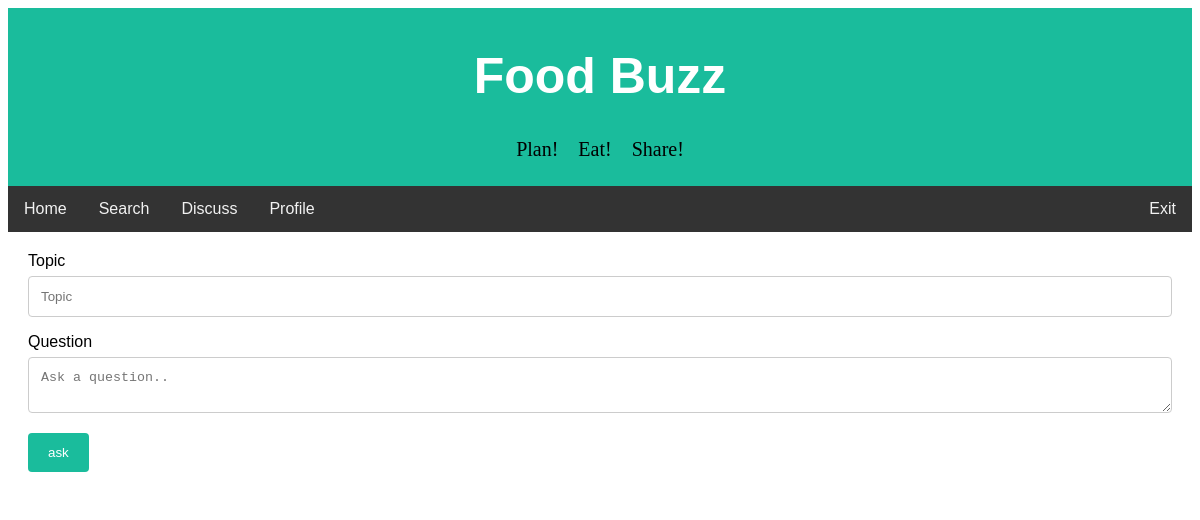
The page /foodbuzz/discuss.php (signed in) on the database as committed earlier.
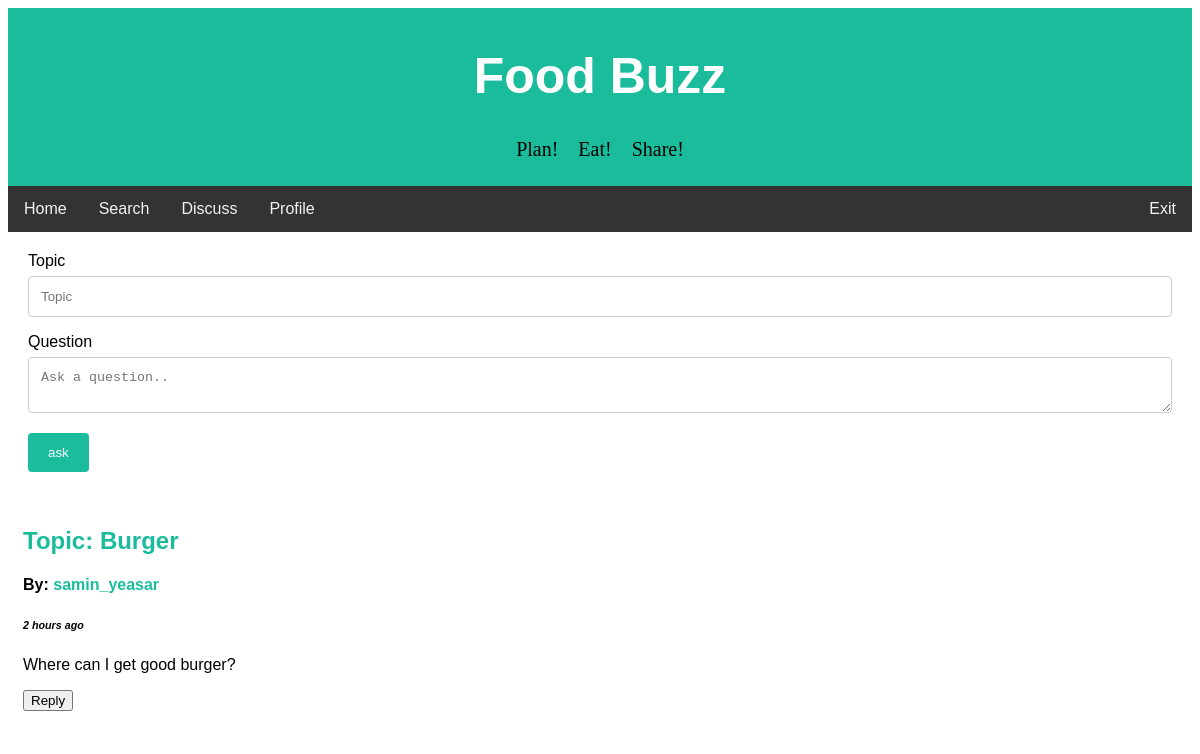
The same page on the database as committed later.
### tables this page shows
CREATE TABLE `discuss` (
  `d_id` int(100) NOT NULL,
  `d_topic` text NOT NULL,
  `d_text` text NOT NULL,
  `d_writer_id` int(11) NOT NULL,
  `d_time` datetime NOT NULL
);

CREATE TABLE `users` (
  `id` int(11) NOT NULL,
  `first_name` varchar(25) NOT NULL,
  `last_name` varchar(25) NOT NULL,
  `username` varchar(50) NOT NULL,
  `email` varchar(100) NOT NULL,
  `password` varchar(256) NOT NULL,
  `signup_date` date NOT NULL,
  `profile_pic` varchar(156) NOT NULL,
  `district` varchar(100) NOT NULL,
  `list_count` int(11) NOT NULL
);

### foodbuzz/handlers/discuss_handler.php (called while the page is built, shortened)
<?php
require 'config/config.php';
if(isset($_SESSION['username'])){
    $userLoggedIn = $_SESSION['username'];
    $user_details_query = mysqli_query($con, "SELECT * FROM users WHERE username='$userLoggedIn'");
    $user = mysqli_fetch_array($user_details_query);
}
else {
    header("Location: index.php");
}
?>

### foodbuzz/config/config.php (called while the page is built, shortened)
<?php
function yeasarTimeMessage($post_time) {
    $date_time_now = date("Y-m-d H:i:s");
    $start_date= new DateTime($post_time);
    $end_date = new DateTime($date_time_now);
    $interval = $start_date->diff($end_date);
    if($interval->y >= 1) {
        if($interval == 1)
            $time_message = $interval->y." year ago";
        else
            $time_message = $interval->y." years ago";
    }
    elseif($interval->h >= 1) {
        if($interval->h == 1) {
            $time_message = $interval->h." hour ago";
        }
        else {
            $time_message = $interval->h." hours ago";
        }
    }
    return $time_message;
}
?>

### foodbuzz/discuss.php (the view, shortened to what this page needs)
<?php
require 'handlers/discuss_handler.php';
?>
<!DOCTYPE html>
<html>
<head>
<link rel="stylesheet" href="https://cdnjs.cloudflare.com/ajax/libs/font-awesome/4.7.0/css/font-awesome.min.css">
<link rel="stylesheet" href="css/fullreview.css">
</head>
<body>
<div class="header">
  <h1>Food Buzz</h1>
  <pre style= "font-family:verdana; font-size: 20px;">Plan!    Eat!    Share!</pre>
</div>
<div class="topnav" id="navbar">
  <a href="home.php">Home</a>
  <a href="search.php">Search</a>
  <a href="discuss.php">Discuss</a>
  <a href="profile.php?profileId=<?php echo$user['id']; ?>">Profile</a>
  <a href="handlers/logout.php" style="float:right">Exit</a>
</div>
<div class="container">
  <form action="discuss.php" method="POST">
    <label for="topic">Topic</label>
    <input type="text" placeholder="Topic" name="topic" required>
    <label for="quesiton">Question</label>
    <textarea id="question" name="question" placeholder="Ask a question.." rows="2" required></textarea>
    <input type="submit" name="ask" value="ask">
  </form>
</div>
<?php
$discuss_query = mysqli_query($con, "SELECT * FROM discuss ORDER BY d_id DESC");
while($discuss_row = mysqli_fetch_array($discuss_query)) {
  $d_writer_id = $discuss_row['d_writer_id'];
  $writer_query = mysqli_query($con, "SELECT * FROM users WHERE id='$d_writer_id'");
  $writer_row = mysqli_fetch_array($writer_query);
?>
<div class="div_home">
  <a href="fullthread.php?d_id=<?php echo $discuss_row['d_id']; ?>" target="blank"> <h2>Topic: <?php echo $discuss_row['d_topic']; ?></h2> </a>
  <h4 style="text-transform:none;">By: <a href="profile.php?profileId=<?php echo $writer_row['id']; ?>"> <?php echo $writer_row['username']; ?> </a>  </h4>
  <h6 style="font-style:italic;"><?php echo yeasarTimeMessage($discuss_row['d_time']); ?></h6>
  <p><?php echo $discuss_row['d_text']; ?></p>
  <a href="fullthread.php?d_id=<?php echo $discuss_row['d_id']; ?>" target="blank"><button>Reply</button></a>
</div>
<?php
}
?>
</body>
</html>

Rows that differ between the two databases and show on the page:
added discuss: d_topic "Burger", users.username "samin_yeasar", d_time "2 hours ago", d_text "Where can I get good burger?"
